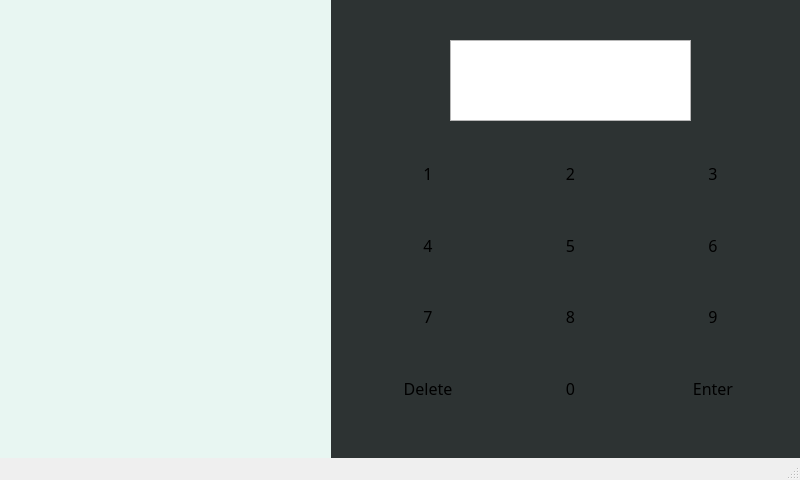
<?xml version="1.0" encoding="UTF-8"?>
<ui version="4.0">
 <class>MainWindow</class>
 <widget class="QMainWindow" name="MainWindow">
  <property name="enabled">
   <bool>true</bool>
  </property>
  <property name="geometry">
   <rect>
    <x>0</x>
    <y>0</y>
    <width>800</width>
    <height>480</height>
   </rect>
  </property>
  <property name="windowTitle">
   <string>MainWindow</string>
  </property>
  <widget class="QWidget" name="centralwidget">
   <widget class="QWidget" name="gridLayoutWidget">
    <property name="geometry">
     <rect>
      <x>360</x>
      <y>140</y>
      <width>421</width>
      <height>281</height>
     </rect>
    </property>
    <layout class="QGridLayout" name="gridLayout">
     <item row="1" column="0">
      <widget class="QPushButton" name="btn4">
       <property name="sizePolicy">
        <sizepolicy hsizetype="Minimum" vsizetype="Ignored">
         <horstretch>0</horstretch>
         <verstretch>0</verstretch>
        </sizepolicy>
       </property>
       <property name="font">
        <font>
         <family>휴먼모음T</family>
         <pointsize>12</pointsize>
        </font>
       </property>
       <property name="autoFillBackground">
        <bool>false</bool>
       </property>
       <property name="styleSheet">
        <string notr="true">background-color: rgb(232, 246, 242);</string>
       </property>
       <property name="text">
        <string>4</string>
       </property>
       <property name="checkable">
        <bool>false</bool>
       </property>
       <property name="autoRepeat">
        <bool>false</bool>
       </property>
       <property name="autoExclusive">
        <bool>false</bool>
       </property>
       <property name="autoDefault">
        <bool>false</bool>
       </property>
       <property name="default">
        <bool>false</bool>
       </property>
       <property name="flat">
        <bool>true</bool>
       </property>
      </widget>
     </item>
     <item row="2" column="1">
      <widget class="QPushButton" name="btn8">
       <property name="sizePolicy">
        <sizepolicy hsizetype="Minimum" vsizetype="Ignored">
         <horstretch>0</horstretch>
         <verstretch>0</verstretch>
        </sizepolicy>
       </property>
       <property name="font">
        <font>
         <family>휴먼모음T</family>
         <pointsize>12</pointsize>
        </font>
       </property>
       <property name="autoFillBackground">
        <bool>false</bool>
       </property>
       <property name="styleSheet">
        <string notr="true">background-color: rgb(232, 246, 242);</string>
       </property>
       <property name="text">
        <string>8</string>
       </property>
       <property name="checkable">
        <bool>false</bool>
       </property>
       <property name="autoRepeat">
        <bool>false</bool>
       </property>
       <property name="autoExclusive">
        <bool>false</bool>
       </property>
       <property name="autoDefault">
        <bool>false</bool>
       </property>
       <property name="default">
        <bool>false</bool>
       </property>
       <property name="flat">
        <bool>true</bool>
       </property>
      </widget>
     </item>
     <item row="3" column="0">
      <widget class="QPushButton" name="btnDelete">
       <property name="sizePolicy">
        <sizepolicy hsizetype="Minimum" vsizetype="Ignored">
         <horstretch>0</horstretch>
         <verstretch>0</verstretch>
        </sizepolicy>
       </property>
       <property name="font">
        <font>
         <family>휴먼모음T</family>
         <pointsize>12</pointsize>
        </font>
       </property>
       <property name="autoFillBackground">
        <bool>false</bool>
       </property>
       <property name="styleSheet">
        <string notr="true">background-color: rgb(232, 246, 242);</string>
       </property>
       <property name="text">
        <string>Delete</string>
       </property>
       <property name="checkable">
        <bool>false</bool>
       </property>
       <property name="autoRepeat">
        <bool>false</bool>
       </property>
       <property name="autoExclusive">
        <bool>false</bool>
       </property>
       <property name="autoDefault">
        <bool>false</bool>
       </property>
       <property name="default">
        <bool>false</bool>
       </property>
       <property name="flat">
        <bool>true</bool>
       </property>
      </widget>
     </item>
     <item row="3" column="2">
      <widget class="QPushButton" name="btnEnter">
       <property name="sizePolicy">
        <sizepolicy hsizetype="Minimum" vsizetype="Ignored">
         <horstretch>0</horstretch>
         <verstretch>0</verstretch>
        </sizepolicy>
       </property>
       <property name="font">
        <font>
         <family>휴먼모음T</family>
         <pointsize>12</pointsize>
        </font>
       </property>
       <property name="autoFillBackground">
        <bool>false</bool>
       </property>
       <property name="styleSheet">
        <string notr="true">background-color: rgb(232, 246, 242);</string>
       </property>
       <property name="text">
        <string>Enter</string>
       </property>
       <property name="checkable">
        <bool>false</bool>
       </property>
       <property name="autoRepeat">
        <bool>false</bool>
       </property>
       <property name="autoExclusive">
        <bool>false</bool>
       </property>
       <property name="autoDefault">
        <bool>false</bool>
       </property>
       <property name="default">
        <bool>false</bool>
       </property>
       <property name="flat">
        <bool>true</bool>
       </property>
      </widget>
     </item>
     <item row="3" column="1">
      <widget class="QPushButton" name="btn0">
       <property name="sizePolicy">
        <sizepolicy hsizetype="Minimum" vsizetype="Ignored">
         <horstretch>0</horstretch>
         <verstretch>0</verstretch>
        </sizepolicy>
       </property>
       <property name="font">
        <font>
         <family>휴먼모음T</family>
         <pointsize>12</pointsize>
        </font>
       </property>
       <property name="autoFillBackground">
        <bool>false</bool>
       </property>
       <property name="styleSheet">
        <string notr="true">background-color: rgb(232, 246, 242);</string>
       </property>
       <property name="text">
        <string>0</string>
       </property>
       <property name="checkable">
        <bool>false</bool>
       </property>
       <property name="autoRepeat">
        <bool>false</bool>
       </property>
       <property name="autoExclusive">
        <bool>false</bool>
       </property>
       <property name="autoDefault">
        <bool>false</bool>
       </property>
       <property name="default">
        <bool>false</bool>
       </property>
       <property name="flat">
        <bool>true</bool>
       </property>
      </widget>
     </item>
     <item row="1" column="2">
      <widget class="QPushButton" name="btn6">
       <property name="sizePolicy">
        <sizepolicy hsizetype="Minimum" vsizetype="Ignored">
         <horstretch>0</horstretch>
         <verstretch>0</verstretch>
        </sizepolicy>
       </property>
       <property name="font">
        <font>
         <family>휴먼모음T</family>
         <pointsize>12</pointsize>
        </font>
       </property>
       <property name="autoFillBackground">
        <bool>false</bool>
       </property>
       <property name="styleSheet">
        <string notr="true">background-color: rgb(232, 246, 242);</string>
       </property>
       <property name="text">
        <string>6</string>
       </property>
       <property name="checkable">
        <bool>false</bool>
       </property>
       <property name="autoRepeat">
        <bool>false</bool>
       </property>
       <property name="autoExclusive">
        <bool>false</bool>
       </property>
       <property name="autoDefault">
        <bool>false</bool>
       </property>
       <property name="default">
        <bool>false</bool>
       </property>
       <property name="flat">
        <bool>true</bool>
       </property>
      </widget>
     </item>
     <item row="2" column="2">
      <widget class="QPushButton" name="btn9">
       <property name="sizePolicy">
        <sizepolicy hsizetype="Minimum" vsizetype="Ignored">
         <horstretch>0</horstretch>
         <verstretch>0</verstretch>
        </sizepolicy>
       </property>
       <property name="font">
        <font>
         <family>휴먼모음T</family>
         <pointsize>12</pointsize>
        </font>
       </property>
       <property name="autoFillBackground">
        <bool>false</bool>
       </property>
       <property name="styleSheet">
        <string notr="true">background-color: rgb(232, 246, 242);</string>
       </property>
       <property name="text">
        <string>9</string>
       </property>
       <property name="checkable">
        <bool>false</bool>
       </property>
       <property name="autoRepeat">
        <bool>false</bool>
       </property>
       <property name="autoExclusive">
        <bool>false</bool>
       </property>
       <property name="autoDefault">
        <bool>false</bool>
       </property>
       <property name="default">
        <bool>false</bool>
       </property>
       <property name="flat">
        <bool>true</bool>
       </property>
      </widget>
     </item>
     <item row="1" column="1">
      <widget class="QPushButton" name="btn5">
       <property name="sizePolicy">
        <sizepolicy hsizetype="Minimum" vsizetype="Ignored">
         <horstretch>0</horstretch>
         <verstretch>0</verstretch>
        </sizepolicy>
       </property>
       <property name="font">
        <font>
         <family>휴먼모음T</family>
         <pointsize>12</pointsize>
        </font>
       </property>
       <property name="autoFillBackground">
        <bool>false</bool>
       </property>
       <property name="styleSheet">
        <string notr="true">background-color: rgb(232, 246, 242);</string>
       </property>
       <property name="text">
        <string>5</string>
       </property>
       <property name="checkable">
        <bool>false</bool>
       </property>
       <property name="autoRepeat">
        <bool>false</bool>
       </property>
       <property name="autoExclusive">
        <bool>false</bool>
       </property>
       <property name="autoDefault">
        <bool>false</bool>
       </property>
       <property name="default">
        <bool>false</bool>
       </property>
       <property name="flat">
        <bool>true</bool>
       </property>
      </widget>
     </item>
     <item row="0" column="0">
      <widget class="QPushButton" name="btn1">
       <property name="sizePolicy">
        <sizepolicy hsizetype="Minimum" vsizetype="Ignored">
         <horstretch>0</horstretch>
         <verstretch>0</verstretch>
        </sizepolicy>
       </property>
       <property name="font">
        <font>
         <family>휴먼모음T</family>
         <pointsize>12</pointsize>
        </font>
       </property>
       <property name="autoFillBackground">
        <bool>false</bool>
       </property>
       <property name="styleSheet">
        <string notr="true">background-color: rgb(232, 246, 242);</string>
       </property>
       <property name="text">
        <string>1</string>
       </property>
       <property name="checkable">
        <bool>false</bool>
       </property>
       <property name="autoRepeat">
        <bool>false</bool>
       </property>
       <property name="autoExclusive">
        <bool>false</bool>
       </property>
       <property name="autoDefault">
        <bool>false</bool>
       </property>
       <property name="default">
        <bool>false</bool>
       </property>
       <property name="flat">
        <bool>true</bool>
       </property>
      </widget>
     </item>
     <item row="0" column="2">
      <widget class="QPushButton" name="btn3">
       <property name="sizePolicy">
        <sizepolicy hsizetype="Minimum" vsizetype="Ignored">
         <horstretch>0</horstretch>
         <verstretch>0</verstretch>
        </sizepolicy>
       </property>
       <property name="font">
        <font>
         <family>휴먼모음T</family>
         <pointsize>12</pointsize>
        </font>
       </property>
       <property name="autoFillBackground">
        <bool>false</bool>
       </property>
       <property name="styleSheet">
        <string notr="true">background-color: rgb(232, 246, 242);</string>
       </property>
       <property name="text">
        <string>3</string>
       </property>
       <property name="checkable">
        <bool>false</bool>
       </property>
       <property name="autoRepeat">
        <bool>false</bool>
       </property>
       <property name="autoExclusive">
        <bool>false</bool>
       </property>
       <property name="autoDefault">
        <bool>false</bool>
       </property>
       <property name="default">
        <bool>false</bool>
       </property>
       <property name="flat">
        <bool>true</bool>
       </property>
      </widget>
     </item>
     <item row="0" column="1">
      <widget class="QPushButton" name="btn2">
       <property name="sizePolicy">
        <sizepolicy hsizetype="Minimum" vsizetype="Ignored">
         <horstretch>0</horstretch>
         <verstretch>0</verstretch>
        </sizepolicy>
       </property>
       <property name="font">
        <font>
         <family>휴먼모음T</family>
         <pointsize>12</pointsize>
        </font>
       </property>
       <property name="autoFillBackground">
        <bool>false</bool>
       </property>
       <property name="styleSheet">
        <string notr="true">background-color: rgb(232, 246, 242);</string>
       </property>
       <property name="text">
        <string>2</string>
       </property>
       <property name="checkable">
        <bool>false</bool>
       </property>
       <property name="autoRepeat">
        <bool>false</bool>
       </property>
       <property name="autoExclusive">
        <bool>false</bool>
       </property>
       <property name="autoDefault">
        <bool>false</bool>
       </property>
       <property name="default">
        <bool>false</bool>
       </property>
       <property name="flat">
        <bool>true</bool>
       </property>
      </widget>
     </item>
     <item row="2" column="0">
      <widget class="QPushButton" name="btn7">
       <property name="enabled">
        <bool>true</bool>
       </property>
       <property name="sizePolicy">
        <sizepolicy hsizetype="Minimum" vsizetype="Ignored">
         <horstretch>0</horstretch>
         <verstretch>0</verstretch>
        </sizepolicy>
       </property>
       <property name="font">
        <font>
         <family>휴먼모음T</family>
         <pointsize>12</pointsize>
        </font>
       </property>
       <property name="acceptDrops">
        <bool>false</bool>
       </property>
       <property name="autoFillBackground">
        <bool>false</bool>
       </property>
       <property name="styleSheet">
        <string notr="true">background-color: rgb(232, 246, 242);</string>
       </property>
       <property name="text">
        <string>7</string>
       </property>
       <property name="checkable">
        <bool>false</bool>
       </property>
       <property name="autoRepeat">
        <bool>false</bool>
       </property>
       <property name="autoExclusive">
        <bool>false</bool>
       </property>
       <property name="autoDefault">
        <bool>false</bool>
       </property>
       <property name="default">
        <bool>false</bool>
       </property>
       <property name="flat">
        <bool>true</bool>
       </property>
      </widget>
     </item>
    </layout>
   </widget>
   <widget class="QLabel" name="label_RightPage">
    <property name="geometry">
     <rect>
      <x>331</x>
      <y>0</y>
      <width>469</width>
      <height>480</height>
     </rect>
    </property>
    <property name="styleSheet">
     <string notr="true">background-color: rgb(45, 51, 51);</string>
    </property>
    <property name="text">
     <string/>
    </property>
   </widget>
   <widget class="QLabel" name="label_LeftPage">
    <property name="geometry">
     <rect>
      <x>0</x>
      <y>0</y>
      <width>331</width>
      <height>480</height>
     </rect>
    </property>
    <property name="styleSheet">
     <string notr="true">background-color: rgb(232, 246, 242);</string>
    </property>
    <property name="text">
     <string/>
    </property>
   </widget>
   <widget class="QTextBrowser" name="PW">
    <property name="geometry">
     <rect>
      <x>450</x>
      <y>40</y>
      <width>241</width>
      <height>81</height>
     </rect>
    </property>
   </widget>
   <widget class="QLabel" name="label_LogoImage">
    <property name="geometry">
     <rect>
      <x>100</x>
      <y>90</y>
      <width>135</width>
      <height>211</height>
     </rect>
    </property>
    <property name="autoFillBackground">
     <bool>false</bool>
    </property>
    <property name="styleSheet">
     <string notr="true">image: url(:/logo image.png);</string>
    </property>
    <property name="text">
     <string/>
    </property>
   </widget>
   <widget class="QLabel" name="label_LogoText">
    <property name="geometry">
     <rect>
      <x>80</x>
      <y>300</y>
      <width>180</width>
      <height>30</height>
     </rect>
    </property>
    <property name="styleSheet">
     <string notr="true">image: url(:/logo text.png);</string>
    </property>
    <property name="text">
     <string/>
    </property>
   </widget>
   <zorder>label_RightPage</zorder>
   <zorder>gridLayoutWidget</zorder>
   <zorder>label_LeftPage</zorder>
   <zorder>PW</zorder>
   <zorder>label_LogoText</zorder>
   <zorder>label_LogoImage</zorder>
  </widget>
  <widget class="QMenuBar" name="menubar">
   <property name="geometry">
    <rect>
     <x>0</x>
     <y>0</y>
     <width>800</width>
     <height>26</height>
    </rect>
   </property>
  </widget>
  <widget class="QStatusBar" name="statusbar"/>
 </widget>
 <resources/>
 <connections>
  <connection>
   <sender>btn2</sender>
   <signal>clicked()</signal>
   <receiver>PW</receiver>
   <slot>update()</slot>
   <hints>
    <hint type="sourcelabel">
     <x>532</x>
     <y>193</y>
    </hint>
    <hint type="destinationlabel">
     <x>541</x>
     <y>108</y>
    </hint>
   </hints>
  </connection>
  <connection>
   <sender>btn3</sender>
   <signal>clicked()</signal>
   <receiver>PW</receiver>
   <slot>showNormal()</slot>
   <hints>
    <hint type="sourcelabel">
     <x>678</x>
     <y>198</y>
    </hint>
    <hint type="destinationlabel">
     <x>638</x>
     <y>102</y>
    </hint>
   </hints>
  </connection>
  <connection>
   <sender>btn4</sender>
   <signal>clicked()</signal>
   <receiver>PW</receiver>
   <slot>update()</slot>
   <hints>
    <hint type="sourcelabel">
     <x>443</x>
     <y>266</y>
    </hint>
    <hint type="destinationlabel">
     <x>511</x>
     <y>105</y>
    </hint>
   </hints>
  </connection>
  <connection>
   <sender>btn5</sender>
   <signal>clicked()</signal>
   <receiver>PW</receiver>
   <slot>update()</slot>
   <hints>
    <hint type="sourcelabel">
     <x>566</x>
     <y>242</y>
    </hint>
    <hint type="destinationlabel">
     <x>573</x>
     <y>105</y>
    </hint>
   </hints>
  </connection>
  <connection>
   <sender>btn6</sender>
   <signal>clicked()</signal>
   <receiver>PW</receiver>
   <slot>update()</slot>
   <hints>
    <hint type="sourcelabel">
     <x>678</x>
     <y>254</y>
    </hint>
    <hint type="destinationlabel">
     <x>671</x>
     <y>131</y>
    </hint>
   </hints>
  </connection>
  <connection>
   <sender>btn7</sender>
   <signal>clicked()</signal>
   <receiver>PW</receiver>
   <slot>update()</slot>
   <hints>
    <hint type="sourcelabel">
     <x>463</x>
     <y>335</y>
    </hint>
    <hint type="destinationlabel">
     <x>482</x>
     <y>145</y>
    </hint>
   </hints>
  </connection>
  <connection>
   <sender>btn8</sender>
   <signal>clicked()</signal>
   <receiver>PW</receiver>
   <slot>update()</slot>
   <hints>
    <hint type="sourcelabel">
     <x>553</x>
     <y>358</y>
    </hint>
    <hint type="destinationlabel">
     <x>550</x>
     <y>104</y>
    </hint>
   </hints>
  </connection>
  <connection>
   <sender>btn9</sender>
   <signal>clicked()</signal>
   <receiver>PW</receiver>
   <slot>update()</slot>
   <hints>
    <hint type="sourcelabel">
     <x>713</x>
     <y>349</y>
    </hint>
    <hint type="destinationlabel">
     <x>615</x>
     <y>114</y>
    </hint>
   </hints>
  </connection>
  <connection>
   <sender>btnDelete</sender>
   <signal>clicked()</signal>
   <receiver>PW</receiver>
   <slot>deleteLater()</slot>
   <hints>
    <hint type="sourcelabel">
     <x>421</x>
     <y>416</y>
    </hint>
    <hint type="destinationlabel">
     <x>510</x>
     <y>141</y>
    </hint>
   </hints>
  </connection>
  <connection>
   <sender>btn0</sender>
   <signal>clicked()</signal>
   <receiver>PW</receiver>
   <slot>update()</slot>
   <hints>
    <hint type="sourcelabel">
     <x>546</x>
     <y>407</y>
    </hint>
    <hint type="destinationlabel">
     <x>540</x>
     <y>102</y>
    </hint>
   </hints>
  </connection>
  <connection>
   <sender>btnEnter</sender>
   <signal>clicked()</signal>
   <receiver>PW</receiver>
   <slot>forward()</slot>
   <hints>
    <hint type="sourcelabel">
     <x>706</x>
     <y>400</y>
    </hint>
    <hint type="destinationlabel">
     <x>611</x>
     <y>120</y>
    </hint>
   </hints>
  </connection>
  <connection>
   <sender>btn1</sender>
   <signal>clicked()</signal>
   <receiver>PW</receiver>
   <slot>update()</slot>
   <hints>
    <hint type="sourcelabel">
     <x>403</x>
     <y>182</y>
    </hint>
    <hint type="destinationlabel">
     <x>468</x>
     <y>106</y>
    </hint>
   </hints>
  </connection>
 </connections>
</ui>
